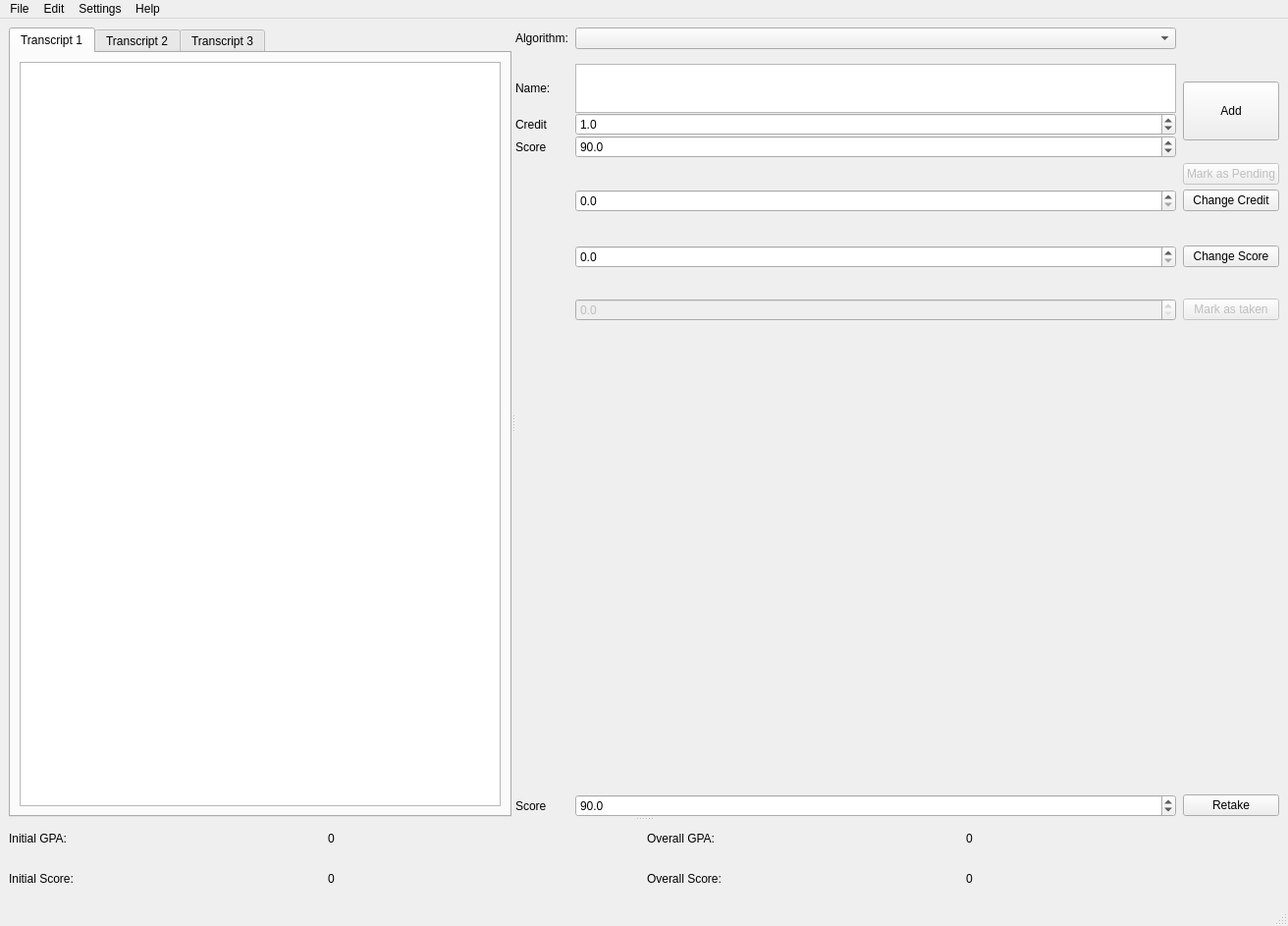
<?xml version="1.0" encoding="UTF-8"?>
<ui version="4.0">
 <class>CalculatorWindow</class>
 <widget class="QMainWindow" name="CalculatorWindow">
  <property name="geometry">
   <rect>
    <x>0</x>
    <y>0</y>
    <width>1312</width>
    <height>943</height>
   </rect>
  </property>
  <property name="windowTitle">
   <string>CalculatorWindow</string>
  </property>
  <widget class="QWidget" name="centralwidget">
   <layout class="QVBoxLayout" name="verticalLayout">
    <item>
     <widget class="QSplitter" name="splitter_2">
      <property name="orientation">
       <enum>Qt::Vertical</enum>
      </property>
      <widget class="QSplitter" name="splitter">
       <property name="orientation">
        <enum>Qt::Horizontal</enum>
       </property>
       <widget class="QWidget" name="LeftWidget" native="true">
        <layout class="QVBoxLayout" name="verticalLayout_3">
         <item>
          <widget class="QTabWidget" name="tabWidget">
           <property name="currentIndex">
            <number>0</number>
           </property>
           <widget class="QWidget" name="tab_1">
            <attribute name="title">
             <string>Transcript 1</string>
            </attribute>
            <layout class="QVBoxLayout" name="verticalLayout_7">
             <item>
              <widget class="QTableView" name="TranscriptView">
               <property name="autoScroll">
                <bool>true</bool>
               </property>
               <property name="editTriggers">
                <set>QAbstractItemView::NoEditTriggers</set>
               </property>
               <property name="dragEnabled">
                <bool>true</bool>
               </property>
               <property name="dragDropOverwriteMode">
                <bool>false</bool>
               </property>
               <property name="dragDropMode">
                <enum>QAbstractItemView::NoDragDrop</enum>
               </property>
               <property name="alternatingRowColors">
                <bool>true</bool>
               </property>
               <property name="selectionBehavior">
                <enum>QAbstractItemView::SelectRows</enum>
               </property>
               <property name="textElideMode">
                <enum>Qt::ElideRight</enum>
               </property>
               <property name="gridStyle">
                <enum>Qt::SolidLine</enum>
               </property>
               <property name="sortingEnabled">
                <bool>false</bool>
               </property>
               <attribute name="horizontalHeaderCascadingSectionResizes">
                <bool>false</bool>
               </attribute>
               <attribute name="verticalHeaderVisible">
                <bool>false</bool>
               </attribute>
               <attribute name="verticalHeaderCascadingSectionResizes">
                <bool>false</bool>
               </attribute>
              </widget>
             </item>
            </layout>
           </widget>
           <widget class="QWidget" name="tab_2">
            <attribute name="title">
             <string>Transcript 2</string>
            </attribute>
            <layout class="QVBoxLayout" name="verticalLayout_8">
             <item>
              <widget class="QTableView" name="TranscriptView_2"/>
             </item>
            </layout>
           </widget>
           <widget class="QWidget" name="tab_3">
            <attribute name="title">
             <string>Transcript 3</string>
            </attribute>
            <layout class="QVBoxLayout" name="verticalLayout_9">
             <item>
              <widget class="QTableView" name="TranscriptView_3"/>
             </item>
            </layout>
           </widget>
          </widget>
         </item>
        </layout>
       </widget>
       <widget class="QWidget" name="gridLayoutWidget">
        <layout class="QGridLayout" name="gridLayout_2">
         <property name="leftMargin">
          <number>0</number>
         </property>
         <property name="bottomMargin">
          <number>0</number>
         </property>
         <property name="horizontalSpacing">
          <number>7</number>
         </property>
         <property name="verticalSpacing">
          <number>0</number>
         </property>
         <item row="8" column="1">
          <spacer name="verticalSpacer_4">
           <property name="orientation">
            <enum>Qt::Vertical</enum>
           </property>
           <property name="sizeType">
            <enum>QSizePolicy::Preferred</enum>
           </property>
           <property name="sizeHint" stdset="0">
            <size>
             <width>20</width>
             <height>34</height>
            </size>
           </property>
          </spacer>
         </item>
         <item row="13" column="0">
          <widget class="QLabel" name="label_7">
           <property name="text">
            <string>Score</string>
           </property>
          </widget>
         </item>
         <item row="6" column="1">
          <spacer name="verticalSpacer_3">
           <property name="orientation">
            <enum>Qt::Vertical</enum>
           </property>
           <property name="sizeType">
            <enum>QSizePolicy::Preferred</enum>
           </property>
           <property name="sizeHint" stdset="0">
            <size>
             <width>20</width>
             <height>32</height>
            </size>
           </property>
          </spacer>
         </item>
         <item row="11" column="3">
          <widget class="QPushButton" name="pushButton_4">
           <property name="enabled">
            <bool>false</bool>
           </property>
           <property name="text">
            <string>Mark as taken</string>
           </property>
          </widget>
         </item>
         <item row="13" column="3">
          <widget class="QPushButton" name="Retake">
           <property name="text">
            <string>Retake</string>
           </property>
          </widget>
         </item>
         <item row="13" column="1">
          <widget class="QDoubleSpinBox" name="ScoreBox2">
           <property name="decimals">
            <number>1</number>
           </property>
           <property name="value">
            <double>90.000000000000000</double>
           </property>
          </widget>
         </item>
         <item row="2" column="0">
          <widget class="QLabel" name="label_8">
           <property name="sizePolicy">
            <sizepolicy hsizetype="Preferred" vsizetype="Preferred">
             <horstretch>0</horstretch>
             <verstretch>0</verstretch>
            </sizepolicy>
           </property>
           <property name="text">
            <string>Name:</string>
           </property>
          </widget>
         </item>
         <item row="3" column="1">
          <widget class="QDoubleSpinBox" name="CreditBox">
           <property name="prefix">
            <string/>
           </property>
           <property name="suffix">
            <string/>
           </property>
           <property name="decimals">
            <number>1</number>
           </property>
           <property name="maximum">
            <double>100.000000000000000</double>
           </property>
           <property name="singleStep">
            <double>0.500000000000000</double>
           </property>
           <property name="value">
            <double>1.000000000000000</double>
           </property>
          </widget>
         </item>
         <item row="4" column="0" rowspan="2">
          <widget class="QLabel" name="label_6">
           <property name="text">
            <string>Score</string>
           </property>
          </widget>
         </item>
         <item row="3" column="0">
          <widget class="QLabel" name="label_5">
           <property name="text">
            <string>Credit</string>
           </property>
          </widget>
         </item>
         <item row="6" column="3">
          <widget class="QPushButton" name="pushButton_2">
           <property name="enabled">
            <bool>false</bool>
           </property>
           <property name="text">
            <string>Mark as Pending</string>
           </property>
          </widget>
         </item>
         <item row="9" column="1">
          <widget class="QDoubleSpinBox" name="Change_Score">
           <property name="decimals">
            <number>1</number>
           </property>
          </widget>
         </item>
         <item row="7" column="3">
          <widget class="QPushButton" name="pushButton_3">
           <property name="text">
            <string>Change Credit</string>
           </property>
          </widget>
         </item>
         <item row="9" column="3">
          <widget class="QPushButton" name="pushButton">
           <property name="text">
            <string>Change Score</string>
           </property>
          </widget>
         </item>
         <item row="11" column="1">
          <widget class="QDoubleSpinBox" name="doubleSpinBox_2">
           <property name="enabled">
            <bool>false</bool>
           </property>
           <property name="decimals">
            <number>1</number>
           </property>
           <property name="maximum">
            <double>100.000000000000000</double>
           </property>
          </widget>
         </item>
         <item row="7" column="1">
          <widget class="QDoubleSpinBox" name="Change_Credit">
           <property name="decimals">
            <number>1</number>
           </property>
           <property name="maximum">
            <double>100.000000000000000</double>
           </property>
           <property name="singleStep">
            <double>0.500000000000000</double>
           </property>
          </widget>
         </item>
         <item row="0" column="0">
          <widget class="QLabel" name="label_10">
           <property name="text">
            <string>Algorithm:</string>
           </property>
          </widget>
         </item>
         <item row="0" column="1">
          <widget class="QComboBox" name="comboBox">
           <property name="editable">
            <bool>false</bool>
           </property>
           <property name="currentIndex">
            <number>-1</number>
           </property>
           <property name="maxCount">
            <number>100</number>
           </property>
           <property name="minimumContentsLength">
            <number>5</number>
           </property>
          </widget>
         </item>
         <item row="12" column="1">
          <spacer name="verticalSpacer">
           <property name="orientation">
            <enum>Qt::Vertical</enum>
           </property>
           <property name="sizeHint" stdset="0">
            <size>
             <width>20</width>
             <height>40</height>
            </size>
           </property>
          </spacer>
         </item>
         <item row="4" column="1">
          <widget class="QDoubleSpinBox" name="ScoreBox">
           <property name="decimals">
            <number>1</number>
           </property>
           <property name="value">
            <double>90.000000000000000</double>
           </property>
          </widget>
         </item>
         <item row="1" column="1">
          <spacer name="verticalSpacer_2">
           <property name="orientation">
            <enum>Qt::Vertical</enum>
           </property>
           <property name="sizeType">
            <enum>QSizePolicy::Preferred</enum>
           </property>
           <property name="sizeHint" stdset="0">
            <size>
             <width>20</width>
             <height>15</height>
            </size>
           </property>
          </spacer>
         </item>
         <item row="10" column="1">
          <spacer name="verticalSpacer_5">
           <property name="orientation">
            <enum>Qt::Vertical</enum>
           </property>
           <property name="sizeType">
            <enum>QSizePolicy::Preferred</enum>
           </property>
           <property name="sizeHint" stdset="0">
            <size>
             <width>20</width>
             <height>31</height>
            </size>
           </property>
          </spacer>
         </item>
         <item row="2" column="3" rowspan="4">
          <widget class="QPushButton" name="Add3">
           <property name="minimumSize">
            <size>
             <width>0</width>
             <height>60</height>
            </size>
           </property>
           <property name="text">
            <string>Add</string>
           </property>
          </widget>
         </item>
         <item row="2" column="1">
          <widget class="QPlainTextEdit" name="plainTextEdit">
           <property name="maximumSize">
            <size>
             <width>16777215</width>
             <height>50</height>
            </size>
           </property>
           <property name="plainText">
            <string/>
           </property>
          </widget>
         </item>
        </layout>
       </widget>
      </widget>
      <widget class="QWidget" name="BottomWidget" native="true">
       <layout class="QVBoxLayout" name="verticalLayout_4">
        <item>
         <layout class="QGridLayout" name="gridLayout">
          <item row="0" column="0">
           <widget class="QLabel" name="label">
            <property name="text">
             <string>Initial GPA:</string>
            </property>
           </widget>
          </item>
          <item row="1" column="1">
           <widget class="QLabel" name="IScore">
            <property name="text">
             <string>0</string>
            </property>
           </widget>
          </item>
          <item row="1" column="3">
           <widget class="QLabel" name="OScore">
            <property name="text">
             <string>0</string>
            </property>
           </widget>
          </item>
          <item row="1" column="2">
           <widget class="QLabel" name="label_4">
            <property name="text">
             <string>Overall Score:</string>
            </property>
           </widget>
          </item>
          <item row="0" column="1">
           <widget class="QLabel" name="IGPA">
            <property name="text">
             <string>0</string>
            </property>
           </widget>
          </item>
          <item row="0" column="2">
           <widget class="QLabel" name="label_3">
            <property name="text">
             <string>Overall GPA:</string>
            </property>
           </widget>
          </item>
          <item row="0" column="3">
           <widget class="QLabel" name="OGPA">
            <property name="text">
             <string>0</string>
            </property>
           </widget>
          </item>
          <item row="1" column="0">
           <widget class="QLabel" name="label_2">
            <property name="text">
             <string>Initial Score:</string>
            </property>
           </widget>
          </item>
         </layout>
        </item>
       </layout>
      </widget>
     </widget>
    </item>
   </layout>
  </widget>
  <widget class="QMenuBar" name="menubar">
   <property name="geometry">
    <rect>
     <x>0</x>
     <y>0</y>
     <width>1312</width>
     <height>25</height>
    </rect>
   </property>
   <widget class="QMenu" name="menu">
    <property name="title">
     <string>File</string>
    </property>
    <addaction name="action_3"/>
    <addaction name="actionDelete_Transcript"/>
    <addaction name="actionDelete_Course"/>
    <addaction name="action_4"/>
   </widget>
   <widget class="QMenu" name="menu_2">
    <property name="title">
     <string>Settings</string>
    </property>
    <widget class="QMenu" name="menu_language">
     <property name="tearOffEnabled">
      <bool>false</bool>
     </property>
     <property name="title">
      <string>Language</string>
     </property>
     <property name="separatorsCollapsible">
      <bool>false</bool>
     </property>
     <addaction name="action_zh"/>
     <addaction name="action_English"/>
    </widget>
    <addaction name="menu_language"/>
    <addaction name="actionSettings"/>
   </widget>
   <widget class="QMenu" name="menu_3">
    <property name="title">
     <string>Help</string>
    </property>
    <addaction name="action_6"/>
   </widget>
   <widget class="QMenu" name="menu_4">
    <property name="title">
     <string>Edit</string>
    </property>
    <widget class="QMenu" name="menuAdd_Course">
     <property name="title">
      <string>Add Course</string>
     </property>
     <addaction name="actionAdd_a_3_Credit_95_Score_Course"/>
     <addaction name="actionAdd_a_2_Credit_95_Score_Course"/>
     <addaction name="actionAdd_a_2_Credit_89_Score_Course"/>
     <addaction name="actionAdd_a_3_Credit_89_Score_Course"/>
    </widget>
    <addaction name="actionCopy"/>
    <addaction name="actionPaste"/>
    <addaction name="menuAdd_Course"/>
    <addaction name="actionChange__Mode"/>
    <addaction name="actionRetake_Course"/>
   </widget>
   <addaction name="menu"/>
   <addaction name="menu_4"/>
   <addaction name="menu_2"/>
   <addaction name="menu_3"/>
  </widget>
  <widget class="QStatusBar" name="statusbar"/>
  <action name="action_zh">
   <property name="checkable">
    <bool>true</bool>
   </property>
   <property name="checked">
    <bool>true</bool>
   </property>
   <property name="enabled">
    <bool>true</bool>
   </property>
   <property name="text">
    <string>简体中文</string>
   </property>
   <property name="shortcutContext">
    <enum>Qt::WindowShortcut</enum>
   </property>
   <property name="visible">
    <bool>true</bool>
   </property>
  </action>
  <action name="action_English">
   <property name="checkable">
    <bool>true</bool>
   </property>
   <property name="text">
    <string>English</string>
   </property>
  </action>
  <action name="action_3">
   <property name="text">
    <string>Open Transcript</string>
   </property>
   <property name="shortcut">
    <string>F5</string>
   </property>
  </action>
  <action name="action_4">
   <property name="text">
    <string>Add Algorithm</string>
   </property>
  </action>
  <action name="action_6">
   <property name="text">
    <string>About</string>
   </property>
   <property name="shortcut">
    <string>I</string>
   </property>
  </action>
  <action name="actionAdd_a_3_Credit_95_Score_Course">
   <property name="text">
    <string>Add a 3 Credit 95 Score Course</string>
   </property>
  </action>
  <action name="actionAdd_a_2_Credit_95_Score_Course">
   <property name="text">
    <string>Add a 2 Credit 95 Score Course</string>
   </property>
  </action>
  <action name="actionAdd_a_2_Credit_89_Score_Course">
   <property name="text">
    <string>Add a 2 Credit 89 Score Course</string>
   </property>
  </action>
  <action name="actionAdd_a_3_Credit_89_Score_Course">
   <property name="text">
    <string>Add a 3 Credit 89 Score Course</string>
   </property>
  </action>
  <action name="actionDelete_Transcript">
   <property name="text">
    <string>Delete Transcript</string>
   </property>
   <property name="shortcut">
    <string>Shift+Del</string>
   </property>
  </action>
  <action name="actionChange__Mode">
   <property name="checkable">
    <bool>false</bool>
   </property>
   <property name="enabled">
    <bool>false</bool>
   </property>
   <property name="text">
    <string>Change To Edit Mode</string>
   </property>
  </action>
  <action name="actionCopy">
   <property name="text">
    <string>Copy</string>
   </property>
   <property name="shortcut">
    <string>Ctrl+C</string>
   </property>
  </action>
  <action name="actionPaste">
   <property name="text">
    <string>Paste</string>
   </property>
   <property name="shortcut">
    <string>Ctrl+V</string>
   </property>
  </action>
  <action name="actionRetake_Course">
   <property name="text">
    <string>Retake Course</string>
   </property>
   <property name="shortcut">
    <string>R</string>
   </property>
  </action>
  <action name="actionDelete_Course">
   <property name="text">
    <string>Delete Course</string>
   </property>
   <property name="shortcut">
    <string>Del</string>
   </property>
  </action>
  <action name="actionSettings">
   <property name="text">
    <string>Settings</string>
   </property>
  </action>
 </widget>
 <resources/>
 <connections/>
</ui>
